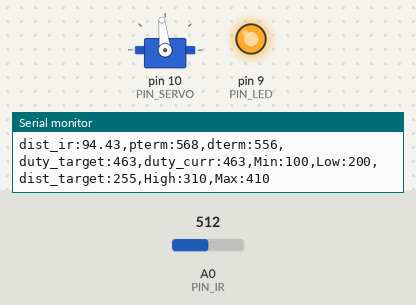
This sketch was run on a simulated Arduino Uno, built with avr-gcc and run on an emulated ATmega328P. On the bench: servo, output pins drawn as LEDs (lit = HIGH), the last lines printed to the serial monitor. The inputs (shaded band) are chosen by the test bench; at power-on: A0 (PIN_IR) = 512.

Above: at 1.2 s.
1.3 s: A0 (PIN_IR) set to 338
4.3 s: A0 (PIN_IR) set to 313
At 5.8 s:
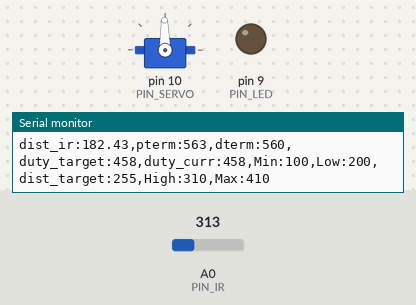
6.1 s: A0 (PIN_IR) set to 245
9.1 s: A0 (PIN_IR) set to 486
10.6 s: A0 (PIN_IR) set to 521
At 12.2 s:
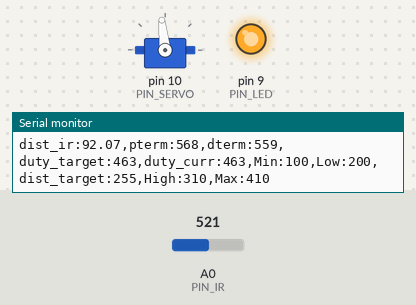
13.6 s: A0 (PIN_IR) set to 306
At 15.6 s:
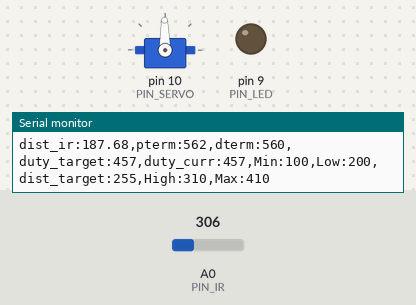
Timing chart, 0 to 17.1 s (numbered marks = the images above; inputs shaded):
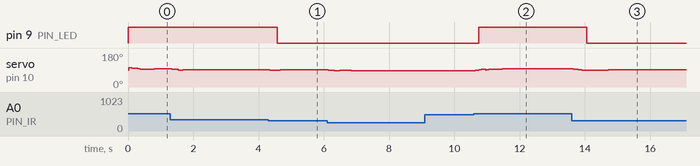

Measured:
- the behaviour switches between 320 and 319 on A0 (PIN_IR) (found by bisection; images 0 and 1)
- the behaviour switches between 504 and 505 on A0 (PIN_IR) (found by bisection; images 1 and 2)
- after the input at 4.3 s, pin 9 (PIN_LED): HIGH → LOW after 0.28 s; servo on pin 10 (PIN_SERVO): 92° → 90° at once, → 91° 0.32 s later
- after the input at 10.6 s, pin 9 (PIN_LED): LOW → HIGH after 0.14 s
- after the input at 13.6 s, pin 9 (PIN_LED): HIGH → LOW after 0.46 s; servo on pin 10 (PIN_SERVO): 96° → 93° at once, → 92° 0.16 s later, → 89° 0.10 s later, → 90° 0.18 s later, … (5 changes in this stretch)

The sketch:

_09_pd_20213032.ino
```cpp
#include <Servo.h>

// Arduino pin assignment
#define PIN_IR A0
#define PIN_LED 9
#define PIN_SERVO 10

#define _DIST_TARGET 255
#define _DIST_ALPHA 0.1
#define _DIST_MIN 70
#define _DIST_MAX 410

#define _DUTY_MIN 1330 //up
#define _DUTY_NEU 1450
#define _DUTY_MAX 1650 //down

#define _SERVO_ANGLE 30
#define _SERVO_SPEED 30 // servo speed limit (unit: degree/second)
#define INTERVAL 20 // servo update interval

// Event periods
#define _INTERVAL_DIST 20
#define _INTERVAL_SERVO 20
#define _INTERVAL_SERIAL 500

// PID parameters
#define _KP 0.62;
#define _KI 0.0014;
#define _KD 16.7;

Servo myservo;

// Distance sensor
float dist_target; //location to send the ball
float dist_raw, dist_ema;

// Event periods
unsigned long last_sampling_time_dist, last_sampling_time_servo, last_sampling_time_serial;
bool event_dist, event_servo, event_serial;

// Servo speed contrl
int duty_chg_per_interval; //maximum duty difference per interval
int duty_target, duty_curr;

// PID varibles
float error_curr, error_prev, contrl, pterm, iterm, dterm;
float kp, ki, kd;

float dist_min, dist_max, dist_cali, dist_prev, alpha;
int a, b; // unit: mm

float median_q[5];
float arr[5];
int now = 0;
float median_pivot = 0.0;

void setup() {
  // initialize GPIO pins
  pinMode(PIN_LED, OUTPUT);
  digitalWrite(PIN_LED, 1);

  // move servo to neutral position
  myservo.attach(PIN_SERVO);
  myservo.writeMicroseconds(_DUTY_NEU);

  // initialize serial port
  Serial.begin(57600);

  // initialize global varibles
  a = 70; //real 100
  b = 393; //real 400
  dist_target = _DIST_TARGET;
  dist_min = _DIST_MIN;
  dist_max = _DIST_MAX;
  dist_ema = dist_raw = dist_cali = dist_prev = 0.0;
  alpha = _DIST_ALPHA;

  for (int i = 0; i < 5; i++)
    median_q[i] = arr[i] = 0.0;

  // convert angle speed into duty change per interval
  duty_chg_per_interval = (_DUTY_MAX - _DUTY_MIN) * (_SERVO_SPEED / 180.0) * (INTERVAL / 1000.0);
  duty_curr = duty_target = 0;

  // initialize variables for PID
  kp = _KP;
  ki = _KI;
  kd = _KD;
  pterm = iterm = dterm = 0.0;
  error_prev = 0.0;

  // initialize event variables
  last_sampling_time_dist = last_sampling_time_servo = last_sampling_time_serial = 0;
  event_dist = event_servo = event_serial = false;
}

float ir_distance(void) { // return value unit: mm
  float val;
  float volt = float(analogRead(PIN_IR));
  val = ((6762.0 / (volt - 9.0)) - 4.0) * 10.0;
  if (val < dist_min || val > dist_max) val = 0.0;
  if (dist_prev != 0)
    if (dist_prev - val > 50 && dist_prev - val < 150)
      val = 0.0;

  if (val == 0.0) val = dist_prev;
  else dist_prev = val;

  return val;
}

void swap(float arr[], int a, int b) {
  float temp = arr[a];
  arr[a] = arr[b];
  arr[b] = temp;
}

void partition(float *median_q, int start, int ends) {
  for (int i = 0; i < 5; i++) {
    arr[i] = median_q[i];
  }
  int pivot = start;
  int i = pivot + 1;
  int j = ends;

  while (i <= j)
  {
    while (i <= ends && arr[i] <= arr[pivot]) ++i;
    while (j > start && arr[j] >= arr[pivot]) --j;

    if (i >=  j) {
      break;
    }

    swap(arr, i, j);
  }
  swap(arr, j, pivot);
  median_pivot = arr[2];
}

void loop() {
  // wait until next sampling time.
  // millis() returns the number of milliseconds since the program started. Will overflow after 50 days.
  unsigned long time_curr = millis();
  if (time_curr >= last_sampling_time_dist + _INTERVAL_DIST) {
    last_sampling_time_dist += _INTERVAL_DIST;
    event_dist = true;
  }
  if (time_curr >= last_sampling_time_servo + _INTERVAL_SERVO) {
    last_sampling_time_servo += _INTERVAL_SERVO;
    event_servo = true;
  }
  if (time_curr >= last_sampling_time_serial + _INTERVAL_SERIAL) {
    last_sampling_time_serial += _INTERVAL_SERIAL;
    event_serial = true;
  }

  if (event_dist) {
    event_dist = false;
    // get a distance reading from ir_distance
    dist_raw = ir_distance();
    dist_cali = 100 + 300.0 / (b - a) * (dist_raw - a);
    if (now > 4) {
      now--;
      for (int i = 1; i < 5; i++) {
        median_q[i - 1] = median_q[i];
      }
    }
    median_q[now++] = dist_cali;
    partition(median_q, 0, 4);

    dist_ema = alpha * median_pivot + (1 - alpha) * dist_ema;

    // PID control logic
    error_curr = dist_target - dist_ema;
    pterm = kp * error_curr;

    if (-8 < error_curr && error_curr < 8)
    {
      iterm = 0;
    }
    else if (-45 < error_curr && error_curr < 45)
    {
      iterm +=  ki * error_curr;
    }
    else {
      iterm = 0;
    }
    dterm = kd * (error_curr - error_prev);

    // control smoothly pd
    //    if (pterm < 0)
    //      pterm *= -((int)pterm / 90.0);
    //    else
    //      pterm *= ((int)pterm / 70.0);
    if (dterm > 45 || dterm < -40) dterm /= (dterm / 3);
    if ((pterm < 0 && dterm < 0) || (pterm > 0 && dterm > 0)) dterm *= -1;

    contrl = pterm + dterm;
    duty_target = _DUTY_NEU + contrl;
    duty_curr = alpha * duty_target + (1 - alpha) * duty_target;

    //keep control value within the range
    if (duty_target < _DUTY_MIN) duty_target = _DUTY_MIN;
    if (duty_target > _DUTY_MAX) duty_target = _DUTY_MAX;

    error_prev = error_curr;
  }

  if (event_servo) {
    event_servo = false;
    // adjust servo position according to the ir_distance
    myservo.writeMicroseconds(duty_curr);
  }

  if (event_serial) {
    event_serial = false;
    // output the read value to the serial port
    //    Serial.print("ir:");
    //    Serial.print(dist_raw);
    //    Serial.print(",cal:");
    //    Serial.print(dist_cali);
    //    Serial.print(",m:");
    //    Serial.print(median_pivot);
    //    Serial.print(",ema:");
    //    Serial.print(dist_ema);
    //    Serial.print(",p:");
    //    Serial.print(pterm);
    //    Serial.print(",i:");
    //    Serial.print(iterm);
    //    Serial.print(",d:");
    //    Serial.print(dterm);
    //    Serial.print(",ser:");
    //    Serial.println(duty_target);

    Serial.print("dist_ir:");
    Serial.print(dist_raw);
    Serial.print(",pterm:");
    Serial.print(map(pterm * kp, -300, 300, 510, 610));
    Serial.print(",dterm:");
    Serial.print(map(dterm * kd, -300, 300, 510, 610));
    Serial.print(",duty_target:");
    Serial.print(map(duty_target, 1000, 2000, 410, 510));
    Serial.print(",duty_curr:");
    Serial.print(map(duty_curr, 1000, 2000, 410, 510));
    Serial.println(",Min:100,Low:200,dist_target:255,High:310,Max:410");
  }

  if (dist_ema > 200 && dist_ema < 350) digitalWrite(PIN_LED, 0);
  else digitalWrite(PIN_LED, 255);
}
```
